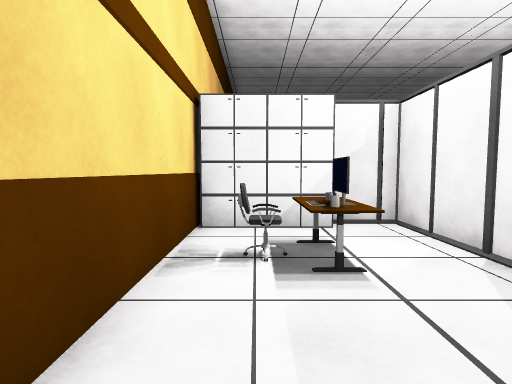
View 1 (above)

24 first-person views from a walk through a Unity game level. The camera is 1.3 m above the floor, tilts 4° down and sees 80° across. The floor is counted in squares, 1 m on a side. Each view is taken from the middle of a square. On the plan, view 1 faces up. The plan holds only what a view shows up to about 14 squares ahead; the rest is blank. The player is left out.

View 2
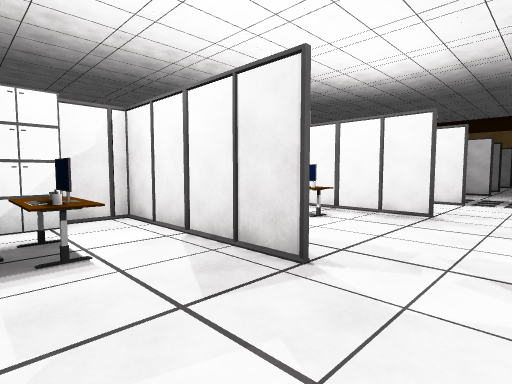

View 3
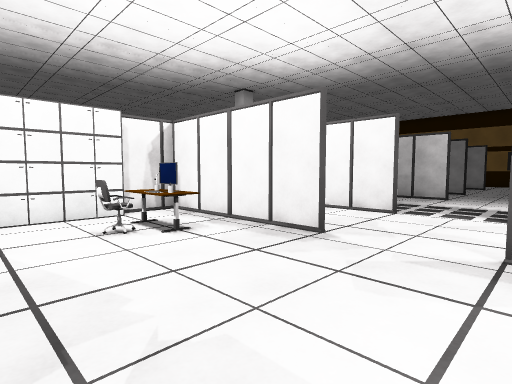

View 4
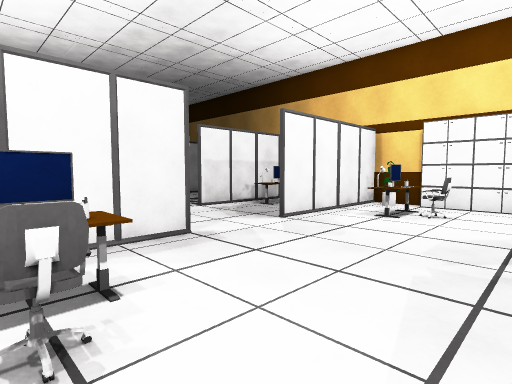

View 5
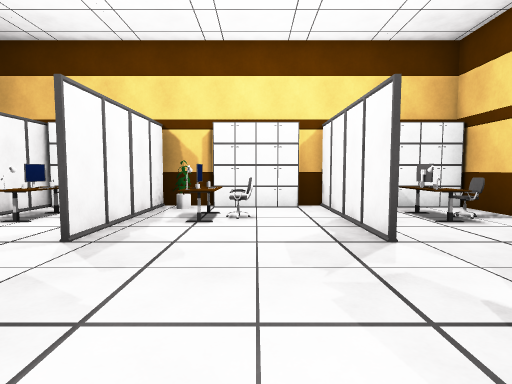

View 6
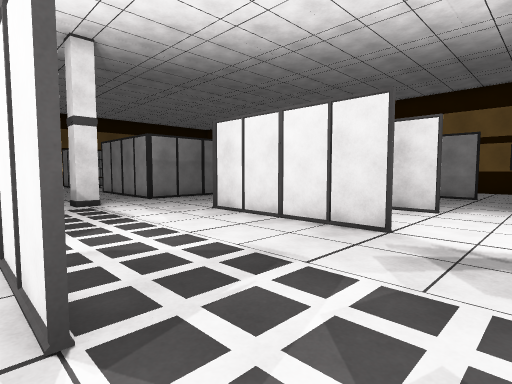

View 7
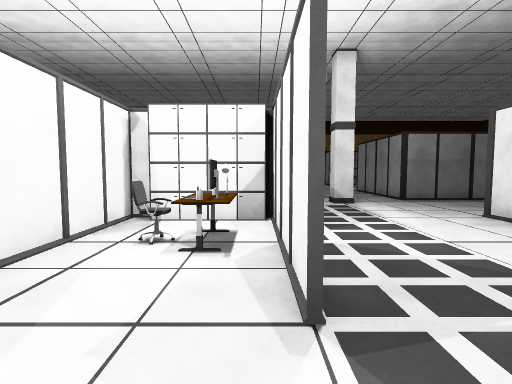

View 8
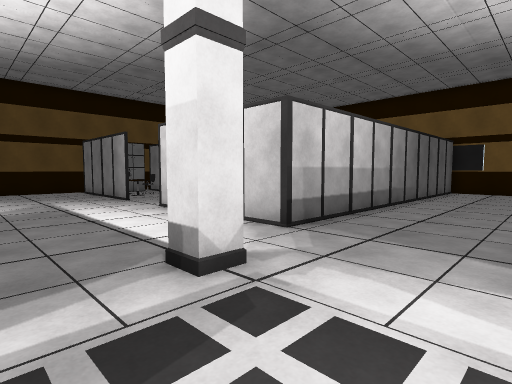

View 9
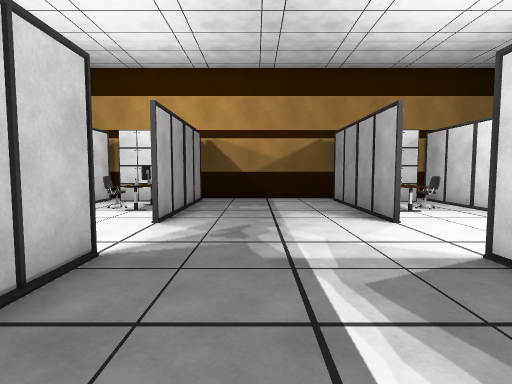

View 10
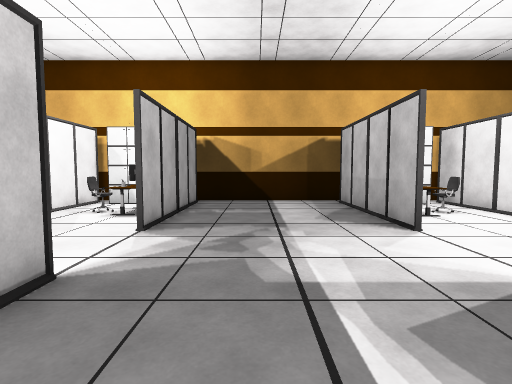

View 11
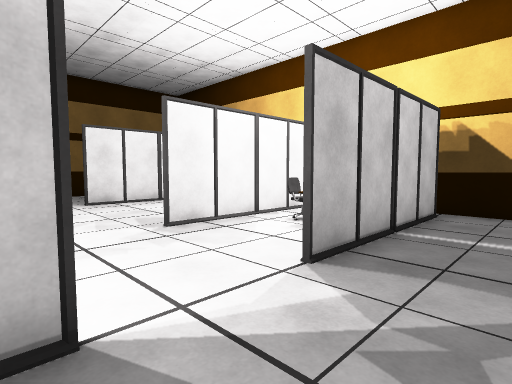

View 12
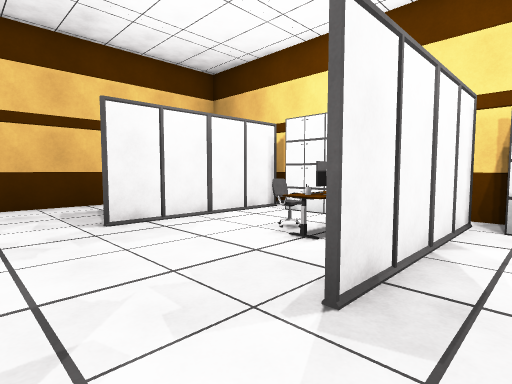

View 13
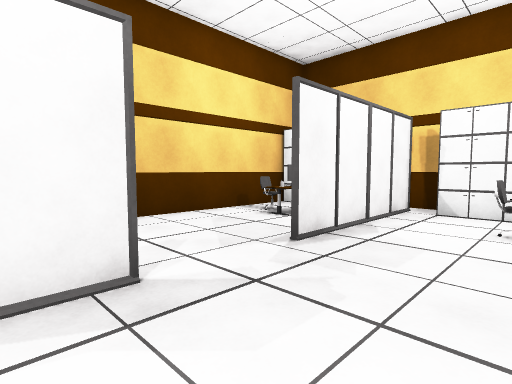

View 14
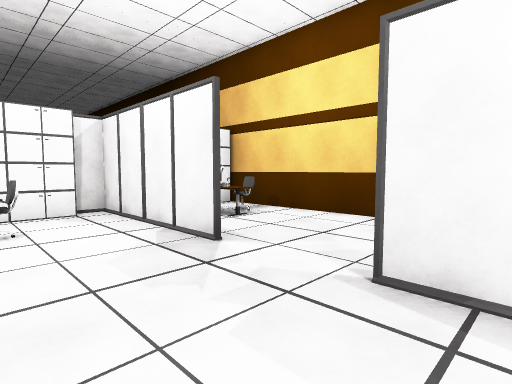

View 15
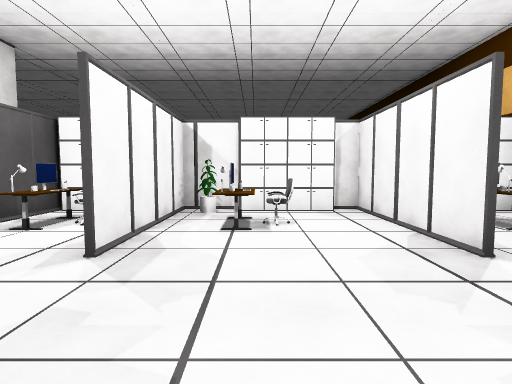

View 16
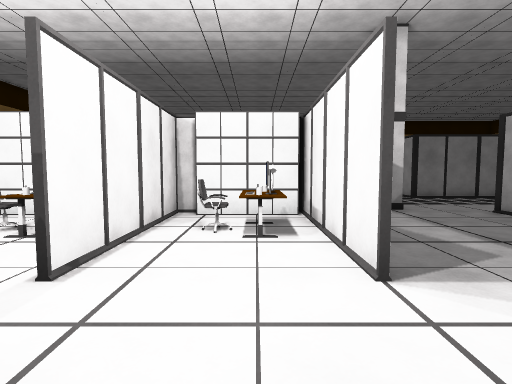

View 17
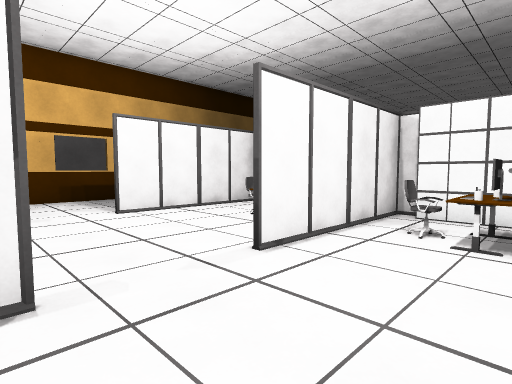

View 18
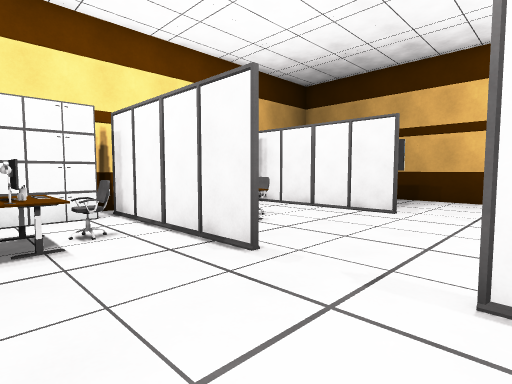

View 19
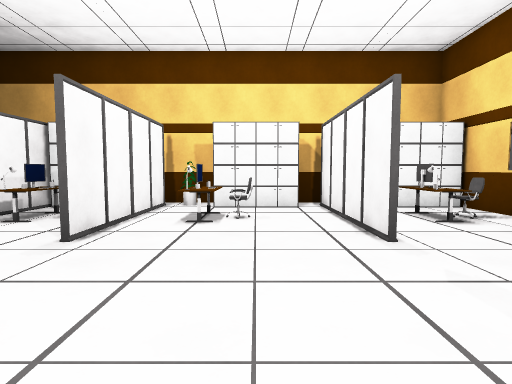

View 20
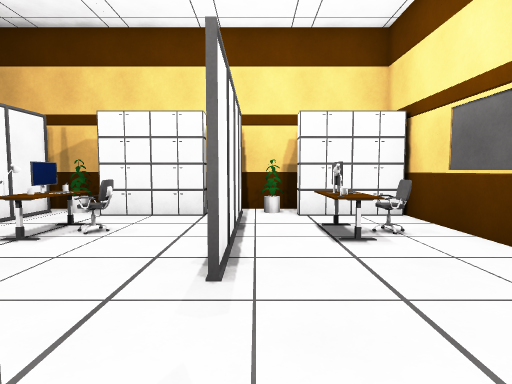

View 21
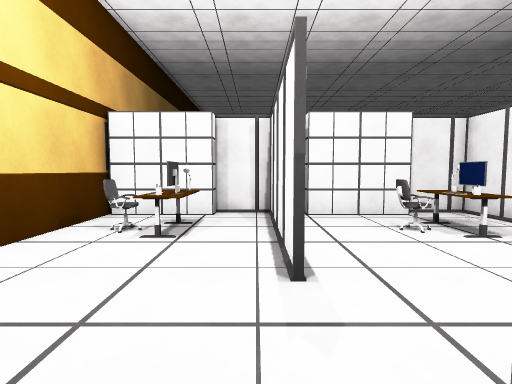

View 22
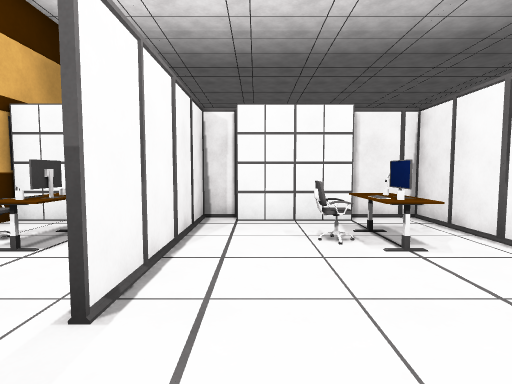

View 23
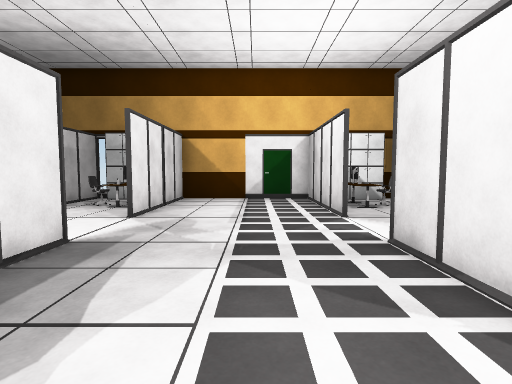

View 24
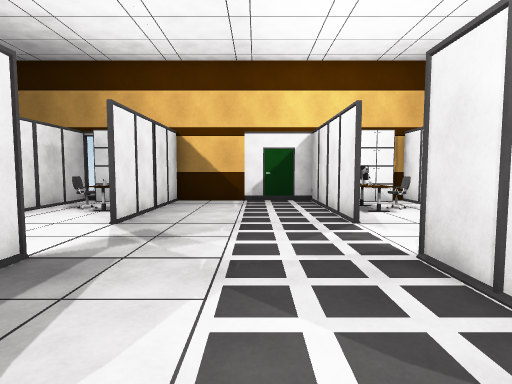

### Floor plan
Points are (right, up) in squares from view 1. A wall is a line through its corners. A room is listed if a view was taken in it or the views show most of it. See-through windows are left out.
Room 1 (views 1, 2, 3, 4, 5, 6, 7, 8, 9, 10, 11, 12, 13, 14, 15, 16, 17, 18, 19, 20, 21, 22, 23, 24)
walls: (13.5, 13.5) (13.5, 14.6); (13.5, 5.4) (13.5, 6.1); (22.7, 12.5) (25.4, 12.5); (13.5, 3.6) (13.5, 1.5); (9.5, 7.5) (7.6, 7.5); (9.5, 7.5) (9.5, 3); (19.5, 17.9) (19.5, 18.5) (19.5, 14); (23.5, 15.8) (23.5, 12.5) (23.5, 18.5); (8.5, 12.5) (9.5, 12.5) (9.5, 18.5); (25.5, 12.5) (22.4, 12.5); (19.5, 1.4) (19.5, 6.3); (13.5, 1.4) (13.5, 3.5); (13.5, 18.6) (13.5, 16.9); (23.5, 1.5) (23.5, 3); (9.5, 1.4) (9.5, 6.3); (19.5, 21.4) (19.5, 27.5); (28.5, 12.5) (30.5, 12.5); (13.5, -1.5) (13.5, -3.5) (13.5, -1.5); (29.5, 12.5) (29.5, 18.6); (23.5, 21.4) (23.5, 27.5) (23.5, 21.5); (13.5, 23.5) (13.5, 21.5); (29.5, 1.5) (29.5, 2.4); (29.5, 18.5) (29.5, 12.5) (28.4, 12.5); (3.5, 1.4) (3.5, 7.5); (3.5, 18.6) (3.5, 12.5) (4.4, 12.5); (29.5, 21.4) (29.5, 27.5); (19.5, 27.1) (19.5, 24.9); (13.5, -7.1) (13.5, -5.4) (13.5, -6.4); (34.4, 12.9) (34.4, 26.2); (3.5, -1.5) (3.5, -7.4) (4.5, -7.4); (13.5, -7.4) (19.5, -7.4) (19.5, -1.4); (13.5, 27.6) (13.5, 25.4); (9.5, -6.4) (9.5, -7.4); (-1.4, 7.5) (-1.4, 1.5); (19.8, 28.4) (13.2, 28.4); (23.5, -7.6) (23.5, -3.8); (9.5, -7.5) (9.5, -1.5); (9.5, 27.6) (9.5, 21.5); (10.1, 28.4) (9.1, 28.4); (7.5, -7.4) (10, -7.4); (25.2, 28.4) (22.9, 28.4); (29.5, 27.1) (29.5, 21.5); (3.5, 27.6) (3.5, 21.5); (4.1, 28.4) (2.8, 28.4); (31.5, 28.4) (28.2, 28.4); (-1.4, -4.8) (-1.4, -6.5); (-1.4, 26.5) (-1.4, 13.5)
objects: other object (-1, -7) to (2, -7); other object (-1, 7) to (2, 7); other object (-1, 13) to (2, 13); other object (-1, 27) to (2, 27); chair (0, -5) to (0, -4); chair (0, 4) to (0, 5); chair (0, 15) to (0, 16); chair (0, 24) to (0, 25); other object (1, -3); monitor (1, 4); other object (1, 5); other object (1, 6); other object (1, 17); other object (1, 24); other object (1, 26); other object (5, -7) to (7, -7); other object (5, 7) to (7, 7); other object (5, 13) to (7, 13); other object (5, 27) to (8, 27); chair (6, -5) to (6, -4); chair (6, 5); chair (6, 15) to (6, 16); chair (6, 25); other object (7, -5) to (7, -4); other object (7, 4) to (7, 5); other object (7, 6) to (8, 6); other object (7, 15) to (7, 16); other object (7, 24) to (7, 25); other object (7, 26) to (8, 26); other object (8, -7) to (9, -6); monitor (8, -5); other object (8, -4); other object (8, -3); monitor (8, 4); other object (8, 5); other object (8, 13) to (9, 14); other object (8, 15); other object (8, 16); other object (8, 17); monitor (8, 24); other object (10, 7) to (13, 7); other object (10, 13) to (13, 13); other object (10, 27) to (13, 27); other object (11, -7) to (13, -7); chair (11, -5) to (11, -4); chair (11, 4) to (11, 5); other object (11, 15) to (11, 16); chair (11, 24) to (11, 25); monitor (12, -5); other object (12, -4); other object (12, -3); other object (12, 4); other object (12, 4) to (13, 6); other object (12, 5); monitor (12, 15) to (12, 16); other object (12, 17); other object (12, 24); other object (12, 24) to (13, 26); other object (13, -5) to (13, -4); other object (13, 15) to (13, 16); pillar (16, 11) to (17, 12); other object (20, -7) to (23, -7); other object (20, 13) to (23, 13); other object (20, 15); other object (20, 27) to (23, 27); other object (21, 14); monitor (21, 15) to (21, 16); other object (21, 23); monitor (21, 24) to (21, 25); chair (22, -5) to (22, -4); chair (22, 15) to (22, 16); chair (22, 24) to (22, 25); other object (24, 15); other object (24, 27) to (25, 28); other object (25, 14) to (26, 14); monitor (25, 15) to (25, 16); other object (25, 23); other object (25, 24); monitor (25, 25); other object (26, 13) to (28, 13); other object (26, 15) to (26, 16); other object (26, 24) to (26, 25); other object (26, 27) to (28, 27); chair (27, 15); chair (27, 24) to (27, 25); other object (31, 13) to (34, 13); other object (31, 15); other object (31, 27) to (34, 27); other object (31, 28); other object (32, 14); other object (32, 15); monitor (32, 16); other object (32, 23); monitor (32, 24) to (32, 25); chair (33, 15) to (33, 16); chair (33, 24) to (33, 25)

Where each view was taken, in squares from view 1:
view 1: 0 up, 0 right, facing up
view 2: 1 down, 0 right, facing up-right
view 3: 2 down, 4 right, facing up-right
view 4: 5 up, 4 right, facing down-right
view 5: 4 up, 6 right, facing down
view 6: 1 down, 13 right, facing up-right
view 7: 1 down, 13 right, facing up
view 8: 8 up, 14 right, facing up-right
view 9: 14 up, 16 right, facing up
view 10: 15 up, 16 right, facing up
view 11: 18 up, 16 right, facing up-left
view 12: 19 up, 11 right, facing up-left
view 13: 17 up, 7 right, facing up-left
view 14: 23 up, 7 right, facing down-left
view 15: 23 up, 7 right, facing down
view 16: 22 up, 21 right, facing down
view 17: 22 up, 20 right, facing down-right
view 18: 18 up, 20 right, facing up-right
view 19: 16 up, 27 right, facing up
view 20: 18 up, 30 right, facing up
view 21: 22 up, 30 right, facing down
view 22: 21 up, 28 right, facing down
view 23: 7 up, 16 right, facing down
view 24: 6 up, 16 right, facing down
